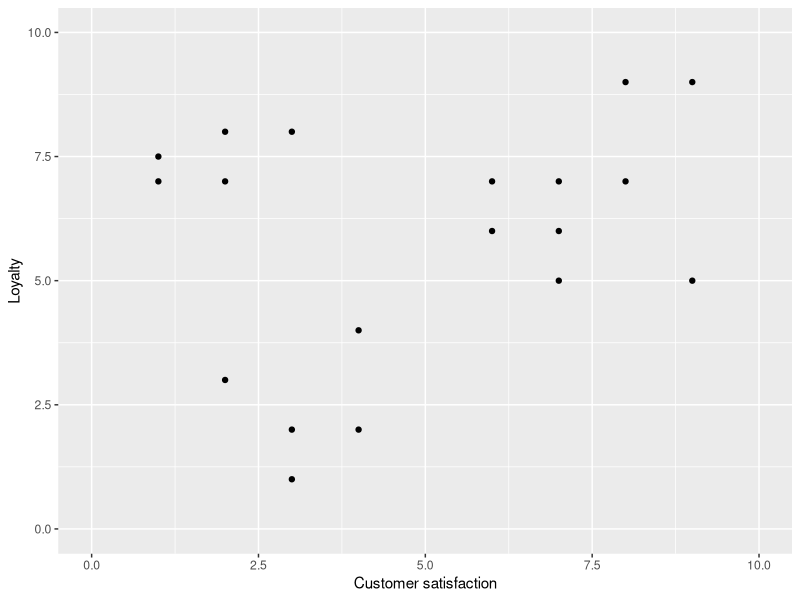
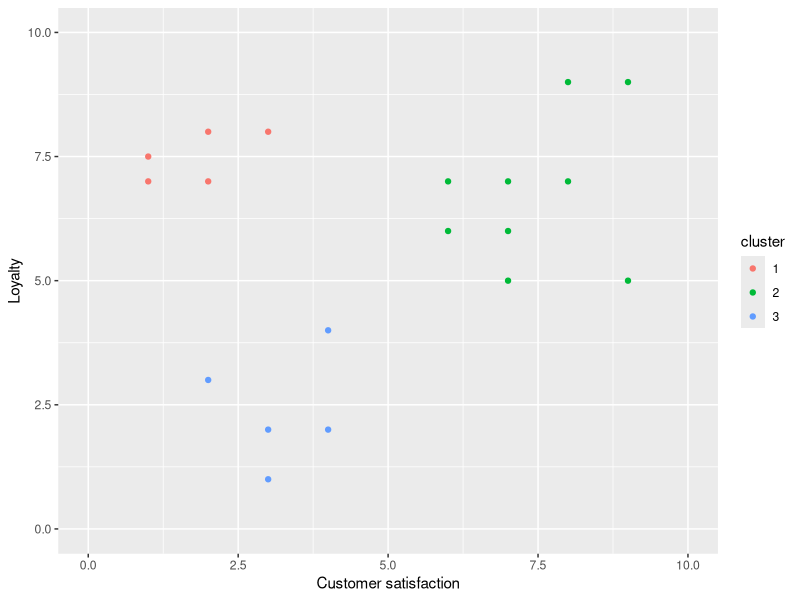
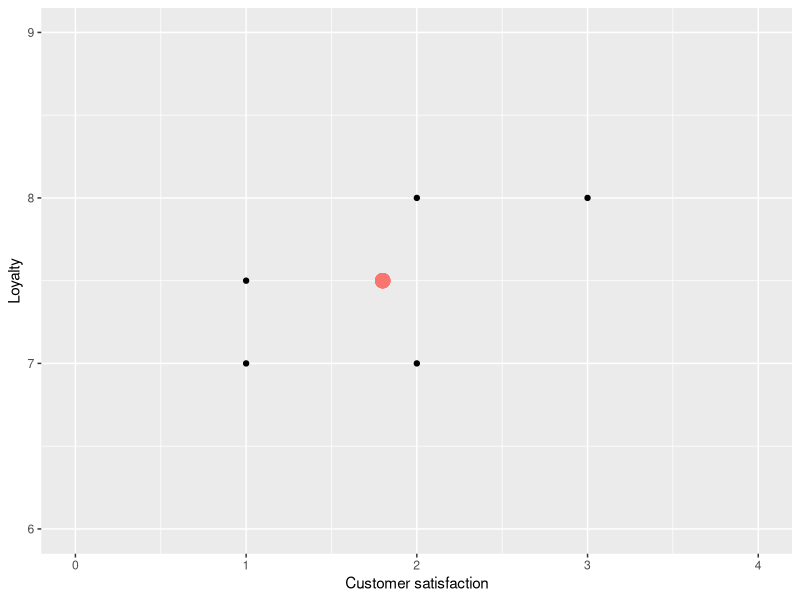
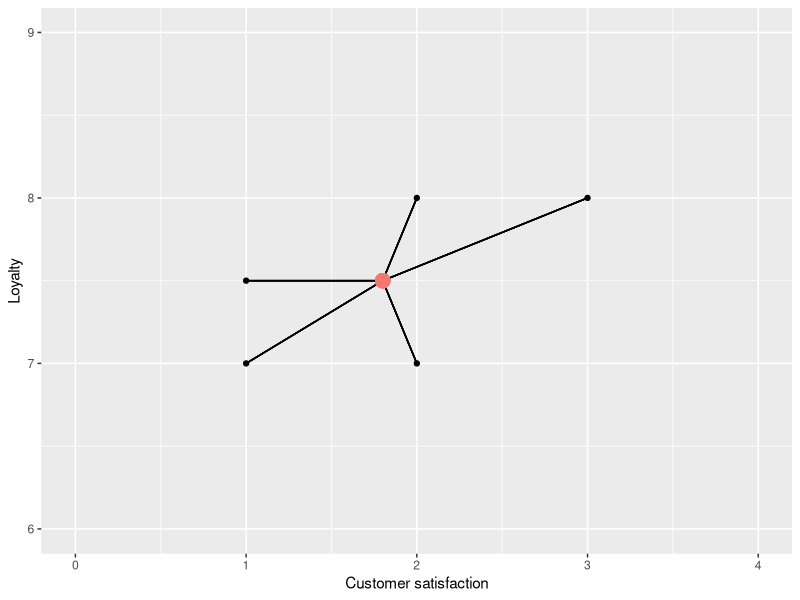
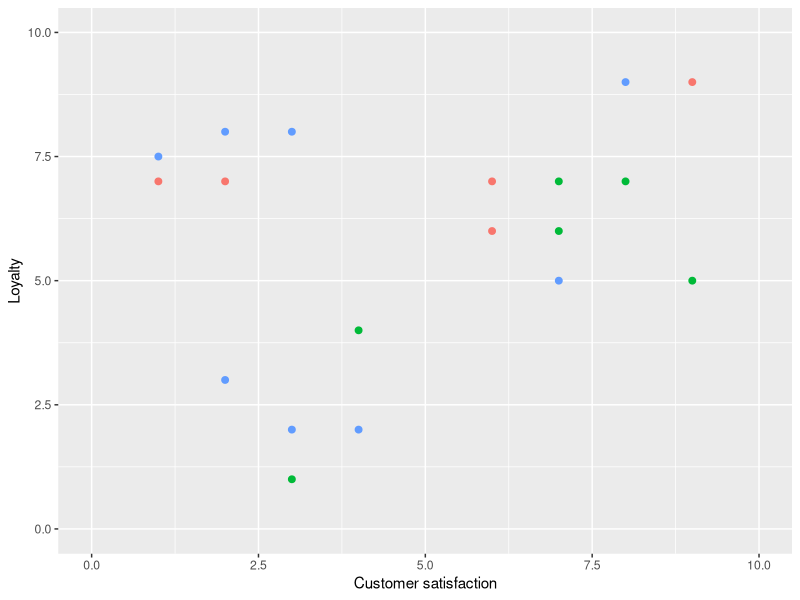
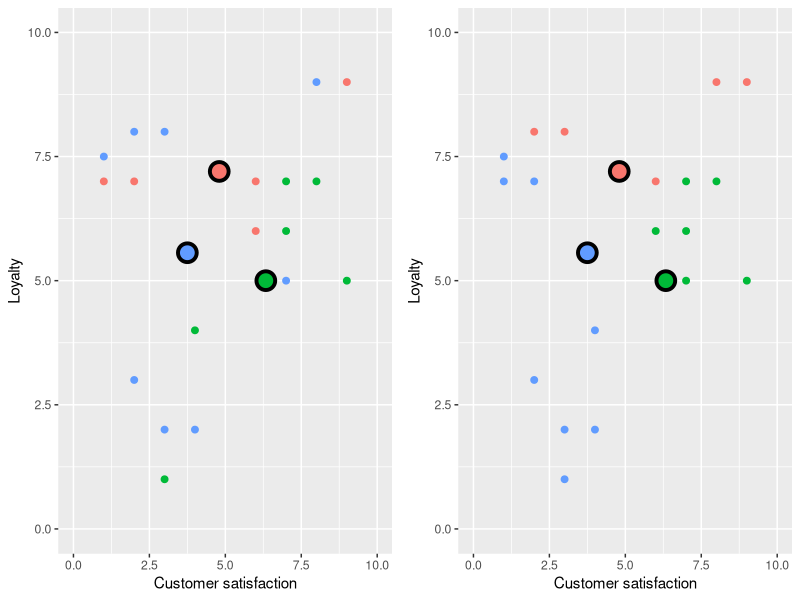
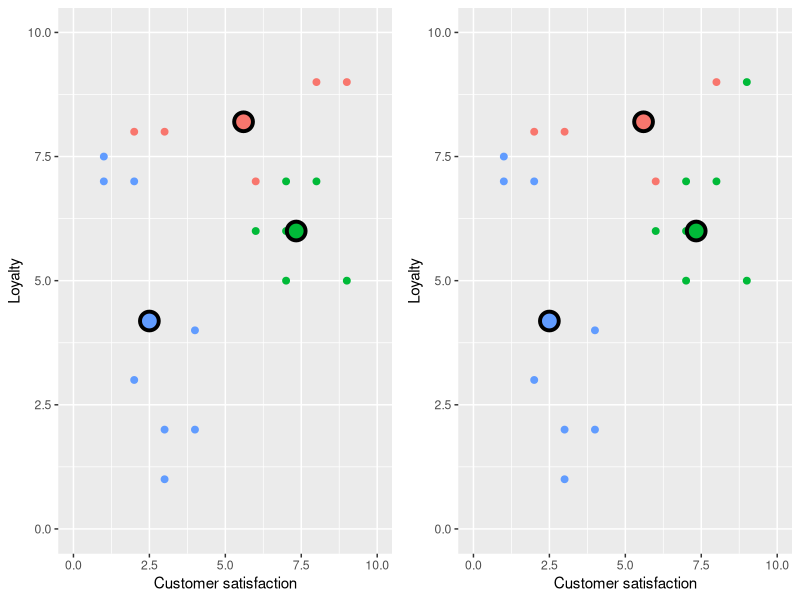
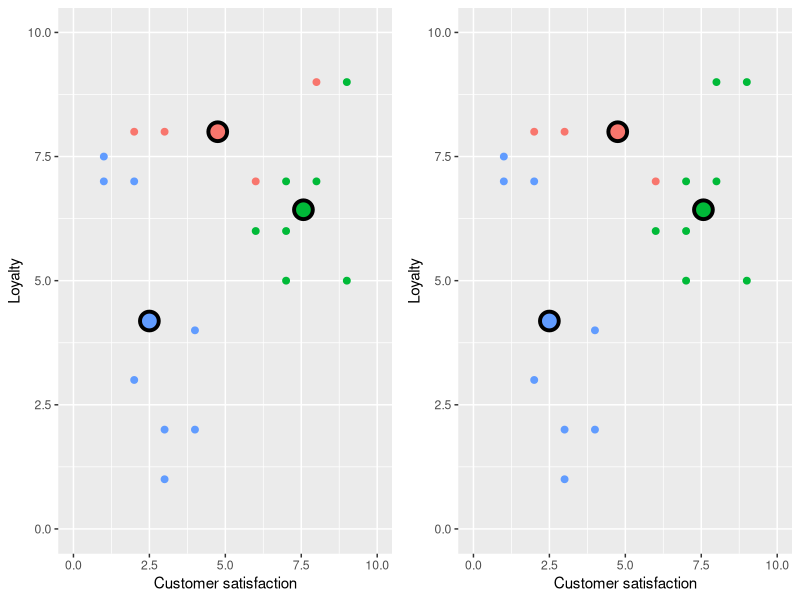

The R script that drew these images, in order: (Note: this script raises an error after producing the figures.)
## ---- chunk 1
library(tidyverse)
data <- read_csv('data/marketing.csv') %>%
	 mutate(cluster=as_factor(cluster))
marketing_data <- data[,1:2]
## ---- chunk 2
head(marketing_data)
## ---- chunk 3
base <- ggplot(data, aes(y = loyalty, x = csat)) +
  geom_point() +
  xlab("Customer satisfaction") +
  ylab("Loyalty") +
  xlim(c(0, 10)) +
  ylim(c(0, 10))

base
## ---- chunk 4
ggplot(data, aes(y = loyalty, x = csat, color = cluster)) +
  geom_point() +
  xlab("Customer satisfaction") +
  ylab("Loyalty") +
  xlim(c(0, 10)) +
  ylim(c(0, 10))
## ---- chunk 5
library(tidyverse)
#clus1 <- tibble(loyalty = c(7, 7.5, 8, 7, 8),
#               csat = c(1, 1, 2, 2, 3),
#               )
clus1 <- head(marketing_data, 5)
#clus1_center <- clus1 %>% summarize(csat = mean(csat), loyalty = mean(loyalty))
## ---- chunk 6
base <- ggplot(clus1) +
  geom_point(aes(y = loyalty, x = csat)) +
  labs(x = "Customer satisfaction", y = "Loyalty") +
  xlim(c(0, 4)) +
  ylim(c(6, 9)) +
  geom_point(aes(y = mean(loyalty), x = mean(csat), colour="red", size=2.5)) +
  theme(legend.position = "none")
base
## ---- chunk 7
base <- ggplot(clus1) +
  geom_point(aes(y = loyalty, x = csat)) +
  labs(x = "Customer satisfaction", y = "Loyalty") +
  xlim(c(0, 4)) +
  ylim(c(6, 9)) +
  theme(legend.position = "none")

mn <- clus1 %>% summarize(csat = mean(csat), loyalty=mean(loyalty))
for (i in 1:5) {
  base <- base + geom_segment(x = unlist(mn[1, "csat"]), y = unlist(mn[1, "loyalty"]),
                           xend = unlist(clus1[i, "csat"]), yend = unlist(clus1[i, "loyalty"]))
}
base <- base + geom_point(aes(y = mean(loyalty), x = mean(csat), colour="red", size=2.5)) 
base
## ---- chunk 8
library(gridExtra)
set.seed(16)
marketing_data["label"] = factor(sample(1:3, nrow(marketing_data), replace=T))

plt_lbl <- ggplot(marketing_data, aes(y = loyalty, x = csat, colour=label)) +
    geom_point(size=2) +
    xlab("Customer satisfaction") +
    ylab("Loyalty") +
    xlim(c(0, 10)) +
    ylim(c(0, 10)) + 
    theme(legend.position = "none")
print(plt_lbl)
## ---- chunk 9
for (i in 1:3){
    #compute centers
    centers <- marketing_data %>% group_by(label) %>% summarize_all(funs(mean))
    nclus = nrow(centers)
    #replot with centers
    plt_ctr <- ggplot(marketing_data, aes(y = loyalty, x = csat, colour=label)) +
        geom_point(size=2) +
        xlab("Customer satisfaction") +
        ylab("Loyalty") +
        xlim(c(0, 10)) +
        ylim(c(0, 10)) + 
        theme(legend.position = "none") +
        geom_point(data = centers, aes(y = loyalty, x = csat, fill = label), size=5, shape = 21, stroke = 2, colour = "black") 
    
    #reassign labels
    dists <- rbind(centers, marketing_data) %>% 
           select("csat", "loyalty") %>%
           dist() %>%
           as.matrix()
    dists <- as_tibble(dists[-(1:nclus),1:nclus])
    marketing_data <- marketing_data %>% mutate(label = apply(dists, 1, function(x) names(x)[which.min(x)]))
    
    plt_lbl <- ggplot(marketing_data, aes(y = loyalty, x = csat, colour=label)) +
        geom_point(size = 2) +
        xlab("Customer satisfaction") +
        ylab("Loyalty") +
        xlim(c(0, 10)) +
        ylim(c(0, 10)) + 
        theme(legend.position = "none") +
        geom_point(data = centers, aes(y = loyalty, x = csat, fill = label), size=5, shape = 21, stroke = 2, colour = "black") 
    
    #to generate the animated version, get rid of grid.arrange and use the below two lines
    #set the figure width to 4.35 too
    #print(plt_ctr)
    #print(plt_lbl)
    grid.arrange(plt_ctr, plt_lbl, nrow = 1)
}
## ---- chunk 10
set.seed(7)
marketing_data["label"] = factor(sample(1:3, nrow(marketing_data), replace=T))

plt_lbl <- ggplot(marketing_data, aes(y = loyalty, x = csat, colour=label)) +
    geom_point(size = 2) +
    xlab("Customer satisfaction") +
    ylab("Loyalty") +
    xlim(c(0, 10)) +
    ylim(c(0, 10)) + 
    theme(legend.position = "none")
print(plt_lbl)
## ---- chunk 11
for (i in 1:5){
    #compute centers
    centers <- marketing_data %>% group_by(label) %>% summarize_all(funs(mean))
    nclus = nrow(centers)
    #replot with centers
    plt_ctr <- ggplot(marketing_data, aes(y = loyalty, x = csat, colour=label)) +
        geom_point(size = 2) +
        xlab("Customer satisfaction") +
        ylab("Loyalty") +
        xlim(c(0, 10)) +
        ylim(c(0, 10)) + 
        theme(legend.position = "none") +
        geom_point(data = centers, aes(y = loyalty, x = csat, fill = label), size=5, shape = 21, stroke = 2, colour = "black") 
    
    #reassign labels
    dists <- rbind(centers, marketing_data) %>% 
           select("csat", "loyalty") %>%
           dist() %>%
           as.matrix()
    dists <- as_tibble(dists[-(1:nclus),1:nclus])
    marketing_data <- marketing_data %>% mutate(label = apply(dists, 1, function(x) names(x)[which.min(x)]))
    
    plt_lbl <- ggplot(marketing_data, aes(y = loyalty, x = csat, colour=label)) +
        geom_point(size = 2) +
        xlab("Customer satisfaction") +
        ylab("Loyalty") +
        xlim(c(0, 10)) +
        ylim(c(0, 10)) + 
        theme(legend.position = "none") +
        geom_point(data = centers, aes(y = loyalty, x = csat, fill = label), size=5, shape = 21, stroke = 2, colour = "black") 
    
    #print(plt_ctr)
    #print(plt_lbl)
    grid.arrange(plt_ctr, plt_lbl, nrow = 1)
}
## ---- chunk 12
library(broom)
set.seed(3)
kclusts <- tibble(k = 1:9) %>%
  mutate(
    kclust = map(k, ~kmeans(marketing_data[-3], .x)),
    tidied = map(kclust, tidy),
    glanced = map(kclust, glance),
    augmented = map(kclust, augment, marketing_data[-3])
  )

clusters <- kclusts %>%
  unnest(tidied)

assignments <- kclusts %>% 
  unnest(augmented)

clusterings <- kclusts %>%
  unnest(glanced, .drop = TRUE)

assignments$k <- factor(assignments$k)
levels(assignments$k) <- c("1 Cluster", "2 Clusters", "3 Clusters", "4 Clusters", "5 Clusters", "6 Clusters", "7 Clusters", "8 Clusters", "9 Clusters") 

clusters$k <- factor(clusters$k)
levels(clusters$k) <- c("1 Cluster", "2 Clusters", "3 Clusters", "4 Clusters", "5 Clusters", "6 Clusters", "7 Clusters", "8 Clusters", "9 Clusters") 


p1 <- ggplot(assignments, aes(csat, loyalty)) +
  geom_point(aes(color = .cluster, size = 3)) + 
  facet_wrap(~ k) +
  labs(x = 'Customer satisfaction', y = 'Loyalty', colour = 'Cluster') +
  theme(text = element_text(size=20), legend.position = "none") +
  geom_point(data = clusters %>% mutate(csat = x2, loyalty = x1), aes(fill = cluster), colour = "black", size = 5, shape = 21, stroke = 2)

p1
## ---- chunk 13
p2 <- ggplot(clusterings, aes(x = k, y = tot.withinss)) +
        geom_point(size = 2) +
        geom_line() +
        #annotate(geom = "line", x = 4, y = 35, xend = 2.65, yend = 27, arrow = arrow(length = unit(2, "mm"))) +
        geom_segment (aes (x = 4, y = 75, xend = 3.1, yend = 44), arrow = arrow (length = unit (0.2, "cm"))) +
        annotate("text", x = 4.4, y = 83, label="Elbow", size = 7, colour = "blue") +
        labs(x = "# Clusters", y = "Total WSSD") +
        theme(text = element_text(size=20)) + 
        scale_x_continuous(breaks = 1:9)
p2
## ---- chunk 14
set.seed(1234)
marketing_clust <- kmeans(marketing_data, centers = 3)
marketing_clust
## ---- chunk 15

clustered_data <- augment(marketing_clust, marketing_data)
head(clustered_data)
## ---- chunk 16

cluster_plot <- ggplot(clustered_data, aes(x = csat, y = loyalty, colour = .cluster), size=2) +
  geom_point() +
  labs(x = 'Customer satisfaction', y = 'Loyalty', colour = 'Cluster')
cluster_plot
## ---- chunk 17
glance(marketing_clust)
## ---- chunk 18
marketing_clust_ks <- tibble(k = 1:9) %>%
  mutate(marketing_clusts = map(k, ~kmeans(marketing_data, .x)),
         glanced = map(marketing_clusts, glance)) 
head(marketing_clust_ks)
## ---- chunk 19
clustering_statistics <- marketing_clust_ks %>%
  unnest(glanced)

head(clustering_statistics)
## ---- chunk 20
elbow_plot <- ggplot(clustering_statistics, aes(x = k, y = tot.withinss)) +
  geom_point() +
  geom_line() +
  xlab("K") +
  ylab("Total within-cluster sum of squares")+
  scale_x_continuous(breaks = 1:9)
elbow_plot
## ---- chunk 21
marketing_clust_ks <- tibble(k = 1:9) %>%
  mutate(marketing_clusts = map(k, ~kmeans(marketing_data, nstart = 10, .x)),
         glanced = map(marketing_clusts, glance)) 

clustering_statistics <- marketing_clust_ks %>%
  unnest(glanced)

elbow_plot <- ggplot(clustering_statistics, aes(x = k, y = tot.withinss)) +
  geom_point() +
  geom_line() +
  xlab("K") +
  ylab("Total within-cluster sum of squares")+
  scale_x_continuous(breaks = 1:9)
elbow_plot
